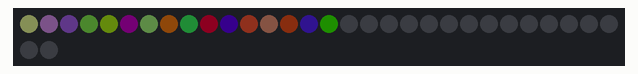
The sketch below on a simulated Arduino Uno, built with avr-gcc and run on an emulated ATmega328P. On the bench: 32 RGB LEDs in strip order, left to right, continuing on the next row. Wiring (inferred from the names in the program): WS2801 LEDs: data pin 3; clock pin 2. Dim RGB values are drawn brighter than linear; random numbers use the default seed unless the sketch sets one.

Above: at 0.47 s.
At 5.36 s:
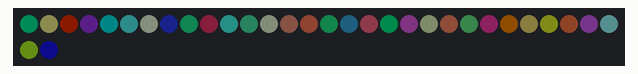
At 10.25 s:
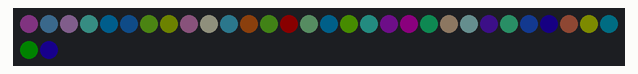
At 20.02 s:
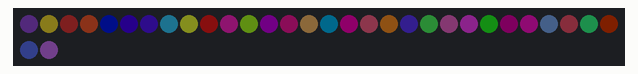
At 29.8 s:
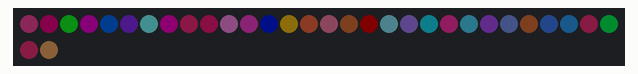
At 39.58 s:
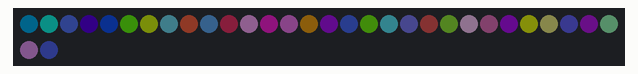

The sketch:

strand.ino
```cpp
// (licence header left out)
int SDI = 3; // Red wire (not the red 5V wire!)
int CKI = 2; // Green wire

#define STRIP_LENGTH 32 // Start with 2, and expand from there
long strip_colors[STRIP_LENGTH];

void setup() {
pinMode(SDI, OUTPUT);
pinMode(CKI, OUTPUT);

//Clear out the array
for(int x = 0 ; x < STRIP_LENGTH ; x++)
strip_colors[x] = 0;

randomSeed(analogRead(0));

Serial.begin(9600); // Possible debugging

}

void loop() {
addRandom();
post_frame(); //Push the current color frame to the strip
delay(5); // wait for a second

}

//Throws random colors down the strip array
void addRandom(void) {
int x;

//First, shuffle all the current colors down one spot on the strip
for(x = (STRIP_LENGTH - 1) ; x > 0 ; x--)
strip_colors[x] = strip_colors[x - 1];

//Now form a new RGB color
long new_color = 0;
new_color = random(0xffffff) & 0x0f0f0f; // Give a random colour that's not too bright
strip_colors[0] = new_color; //Add the new random color to the strip
}

//Takes the current strip color array and pushes it out
void post_frame (void) {
//Each LED requires 24 bits of data
//MSB: R7, R6, R5..., G7, G6..., B7, B6... B0
//Once the 24 bits have been delivered, the IC immediately relays these bits to its neighbor
//Pulling the clock low for 500us or more causes the IC to post the data.

for(int LED_number = 0 ; LED_number < STRIP_LENGTH ; LED_number++) {
long this_led_color = strip_colors[LED_number]; //24 bits of color data

for(byte color_bit = 23 ; color_bit != 255 ; color_bit--) {
//Feed color bit 23 first (red data MSB)

digitalWrite(CKI, LOW); //Only change data when clock is low

long mask = 1L << color_bit;
//The 1'L' forces the 1 to start as a 32 bit number, otherwise it defaults to 16-bit.

if(this_led_color & mask)
digitalWrite(SDI, HIGH);
else
digitalWrite(SDI, LOW);

digitalWrite(CKI, HIGH); //Data is latched when clock goes high
}
}

//Pull clock low to put strip into reset/post mode
digitalWrite(CKI, LOW);
delayMicroseconds(500); //Wait for 500us to go into reset
}
```
